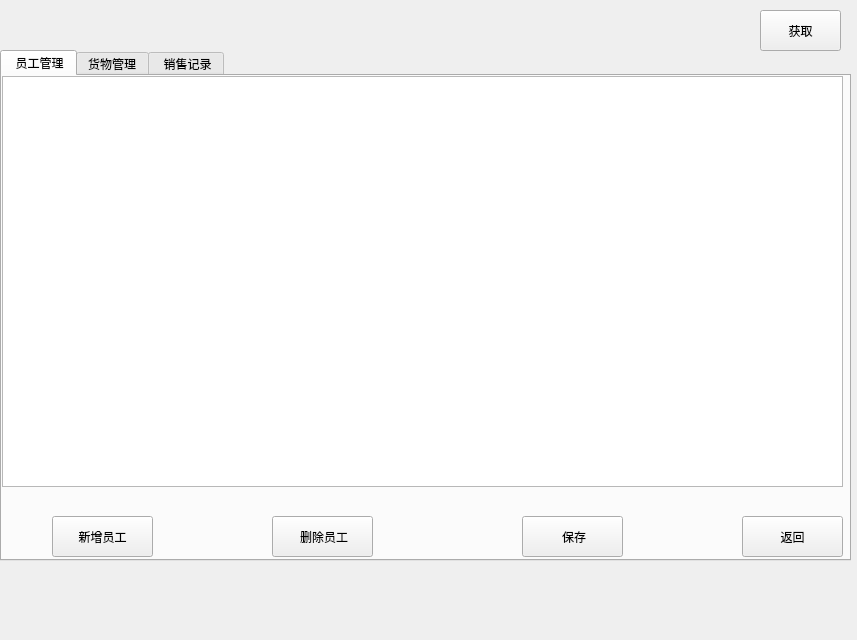
<?xml version="1.0" encoding="UTF-8"?>
<ui version="4.0">
 <class>MainWindow</class>
 <widget class="QMainWindow" name="MainWindow">
  <property name="geometry">
   <rect>
    <x>0</x>
    <y>0</y>
    <width>857</width>
    <height>640</height>
   </rect>
  </property>
  <property name="windowTitle">
   <string>MainWindow</string>
  </property>
  <widget class="QWidget" name="centralWidget">
   <widget class="QPushButton" name="getBtn">
    <property name="geometry">
     <rect>
      <x>760</x>
      <y>10</y>
      <width>81</width>
      <height>41</height>
     </rect>
    </property>
    <property name="text">
     <string>获取</string>
    </property>
   </widget>
   <widget class="QTabWidget" name="tabWidget">
    <property name="geometry">
     <rect>
      <x>0</x>
      <y>50</y>
      <width>851</width>
      <height>511</height>
     </rect>
    </property>
    <property name="currentIndex">
     <number>0</number>
    </property>
    <widget class="QWidget" name="tab_1">
     <attribute name="title">
      <string> 员工管理</string>
     </attribute>
     <widget class="QTableWidget" name="staffTableWidget">
      <property name="geometry">
       <rect>
        <x>0</x>
        <y>0</y>
        <width>841</width>
        <height>411</height>
       </rect>
      </property>
     </widget>
     <widget class="QPushButton" name="addStaffBtn">
      <property name="geometry">
       <rect>
        <x>50</x>
        <y>440</y>
        <width>101</width>
        <height>41</height>
       </rect>
      </property>
      <property name="text">
       <string>新增员工</string>
      </property>
     </widget>
     <widget class="QPushButton" name="delStaffBtn">
      <property name="geometry">
       <rect>
        <x>270</x>
        <y>440</y>
        <width>101</width>
        <height>41</height>
       </rect>
      </property>
      <property name="text">
       <string> 删除员工</string>
      </property>
     </widget>
     <widget class="QPushButton" name="backBtn">
      <property name="geometry">
       <rect>
        <x>740</x>
        <y>440</y>
        <width>101</width>
        <height>41</height>
       </rect>
      </property>
      <property name="text">
       <string>返回</string>
      </property>
     </widget>
     <widget class="QPushButton" name="saveBtn">
      <property name="geometry">
       <rect>
        <x>520</x>
        <y>440</y>
        <width>101</width>
        <height>41</height>
       </rect>
      </property>
      <property name="text">
       <string> 保存</string>
      </property>
     </widget>
    </widget>
    <widget class="QWidget" name="tab_2">
     <attribute name="title">
      <string>货物管理</string>
     </attribute>
    </widget>
    <widget class="QWidget" name="tab_3">
     <attribute name="title">
      <string> 销售记录</string>
     </attribute>
     <widget class="QListWidget" name="listWidget">
      <property name="geometry">
       <rect>
        <x>0</x>
        <y>0</y>
        <width>841</width>
        <height>481</height>
       </rect>
      </property>
     </widget>
    </widget>
   </widget>
  </widget>
 </widget>
 <layoutdefault spacing="6" margin="11"/>
 <resources/>
 <connections/>
</ui>
